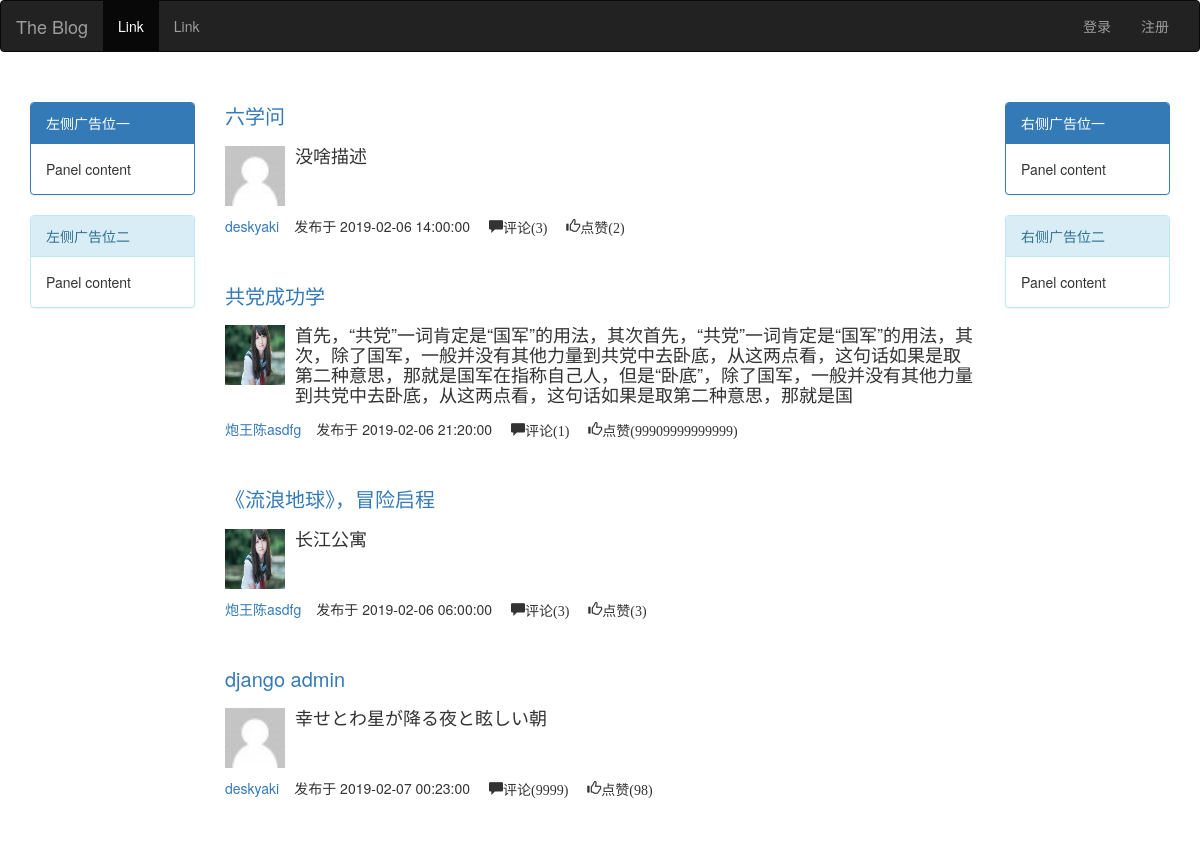
The app's page /index/ with its own data.
### app001/models.py (models this page shows, shortened)
class Article(models.Model):
    nid = models.AutoField(primary_key=True)
    title = models.CharField(max_length=50, verbose_name="文章标题")  # 文章标题
    desc = models.CharField(max_length=255)  # 文章描述
    create_time = models.DateTimeField(auto_now_add=True)  # 创建时间
    comment_count = models.PositiveIntegerField(verbose_name="评论数", default=0)
    up_count = models.PositiveIntegerField(verbose_name="点赞数", default=0)
    down_count = models.PositiveIntegerField(verbose_name="踩数", default=0)
    category = models.ForeignKey(to="Category", to_field="nid", null=True, on_delete=models.CASCADE)
    user = models.ForeignKey(to="UserInfo", to_field="nid", on_delete=models.CASCADE)
    tags = models.ManyToManyField(  # 中介模型
        to="Tag",
        through="Article2Tag",
        through_fields=("article", "tag"),  # 注意顺序！！！
    )
    class Meta:
        verbose_name = "文章"
        verbose_name_plural = verbose_name

class UserInfo(AbstractUser):
    nid = models.AutoField(primary_key=True)
    phone = models.CharField(max_length=11, null=True, unique=True, blank=True)
    avatar = models.FileField(upload_to="avatars/", default="avatars/default.png", verbose_name="头像")
    create_time = models.DateTimeField(auto_now_add=True)
    blog = models.OneToOneField(to="Blog", to_field="nid", null=True, on_delete=models.CASCADE)
    class Meta:
        verbose_name = "用户"
        verbose_name_plural = verbose_name

### app001/views.py (the view)
# urls.py: path('index/', views.index),
def index(request):
    article_list = models.Article.objects.all()
    return render(request, "index.html", {"article_list": article_list})

### templates/index.html (shortened to what this page needs)
<!DOCTYPE html>
<html lang="en">
<head>
    <link rel="stylesheet" href="/static/boot1/css/bootstrap.min.css">
    <link rel="stylesheet" href="/static/mystyle.css">
</head>
<body>
<nav class="navbar navbar-inverse">
    <div class="container-fluid">
        <div class="navbar-header">
            <a class="navbar-brand" href="#">The Blog</a>
        </div>
        <div class="collapse navbar-collapse" id="bs-example-navbar-collapse-1">
            <ul class="nav navbar-nav">
                <li class="active"><a href="#">Link <span class="sr-only">(current)</span></a></li>
                <li><a href="#">Link</a></li>
            </ul>
            <ul class="nav navbar-nav navbar-right">
                {% if request.user.username %}
                    <li><a href="#">{{ request.user.username }}</a></li>
                    <li class="dropdown">
                        <a href="#" class="dropdown-toggle" data-toggle="dropdown" role="button" aria-haspopup="true"
                           aria-expanded="false">个人中心<span class="caret"></span></a>
                        <ul class="dropdown-menu">
                            <li><a href="#">Action</a></li>
                            <li><a href="#">Another action</a></li>
                            <li><a href="#">Something else here</a></li>
                            <li role="separator" class="divider"></li>
                            <li><a href="/logout/">注销</a></li>
                        </ul>
                    </li>
                {% else %}
                    <li><a href="/login/">登录</a></li>
                    <li><a href="/reg/">注册</a></li>
                {% endif %}
            </ul>
        </div>
    </div>
</nav>
<div class="container">
    <div class="row">
        <div class="col-md-2">
            <div class="panel panel-primary">
                <div class="panel-heading">左侧广告位一</div>
                <div class="panel-body">
                    Panel content
                </div>
            </div>
            <div class="panel panel-info">
                <div class="panel-heading">左侧广告位二</div>
                <div class="panel-body">
                    Panel content
                </div>
            </div>
        </div>
        <div class="col-md-8">
            <div class="article-list">
                {% for article in article_list %}
                    <div class="article">
                        <p class="article-title"><a href="/blog/{{ article.user.username }}/article/{{ article.pk }}/">{{ article.title }}</a></p>
                        <div class="media">
                            <div class="media-left">
                                <a href="/blog/{{ article.user.username }}">
                                    <img class="media-object" src="/media/{{ article.user.avatar }}"
                                         alt="失敗した" height="60px" width="60px">
                                </a>
                            </div>
                            <div class="media-body">
                                <h4 class="media-heading">
                                    {% if article.desc|length < 150 %}
                                        {{ article.desc|safe }}
                                    {% else %}
                                        {{ article.desc|truncatechars:150 }}
                                    {% endif %}
                                </h4>
                            </div>
                        </div>
                        <div class="article-footer">
                            <span><a href="/blog/{{ article.user.username }}/">{{ article.user.username }}</a></span>发布于
                            <span>{{ article.create_time|date:'Y-m-d H:i:s' }}</span>
                            <span class="glyphicon glyphicon-comment">评论({{ article.comment_count }})</span>
                            <span class="glyphicon glyphicon-thumbs-up"
                                  style="margin-bottom: 50px">点赞({{ article.up_count }})</span>
                        </div>
                    </div>
                {% endfor %}
            </div>
        </div>
        <div class="col-md-2">
            <div class="panel panel-primary">
                <div class="panel-heading">右侧广告位一</div>
                <div class="panel-body">
                    Panel content
                </div>
            </div>
            <div class="panel panel-info">
                <div class="panel-heading">右侧广告位二</div>
                <div class="panel-body">
                    Panel content
                </div>
            </div>
        </div>
    </div>
</div>
</body>
</html>

### static/mystyle.css (style rules this page uses)
.article-footer span { margin-right: 15px; }
.article-footer { margin-top: 10px; }
.container { margin-top: 50px; }
.article-title { font-size: 20px; }

### records on screen
Article: title "六学问", user.avatar (placeholder picture), desc "没啥描述", user.username "deskyaki", create_time "2019-02-06 14:00:00", comment_count "3", up_count "2"
Article: title "共党成功学", user.avatar (picture), desc "首先，“共党”一词肯定是“国军”的用法，其次首先，“共党”一词肯定是“国军”的用法，其次，除了国军，一般并没有其他力量到共党中去卧底，从这两点看，这句话如果是取第二种意思，那就是国军在指称自己人，但是“卧底”，除了国军，一般并没有其他力量到共党中去卧底，从这两点看，这句话如果是取第二种意思，那就是国", user.username "炮王陈asdfg", create_time "2019-02-06 21:20:00", comment_count "1", up_count "99909999999999"
Article: title "《流浪地球》，冒险启程", user.avatar (picture), desc "长江公寓", user.username "炮王陈asdfg", create_time "2019-02-06 06:00:00", comment_count "3", up_count "3"
Article: title "django admin", user.avatar (placeholder picture), desc "幸せとわ星が降る夜と眩しい朝", user.username "deskyaki", create_time "2019-02-07 00:23:00", comment_count "9999", up_count "98"
